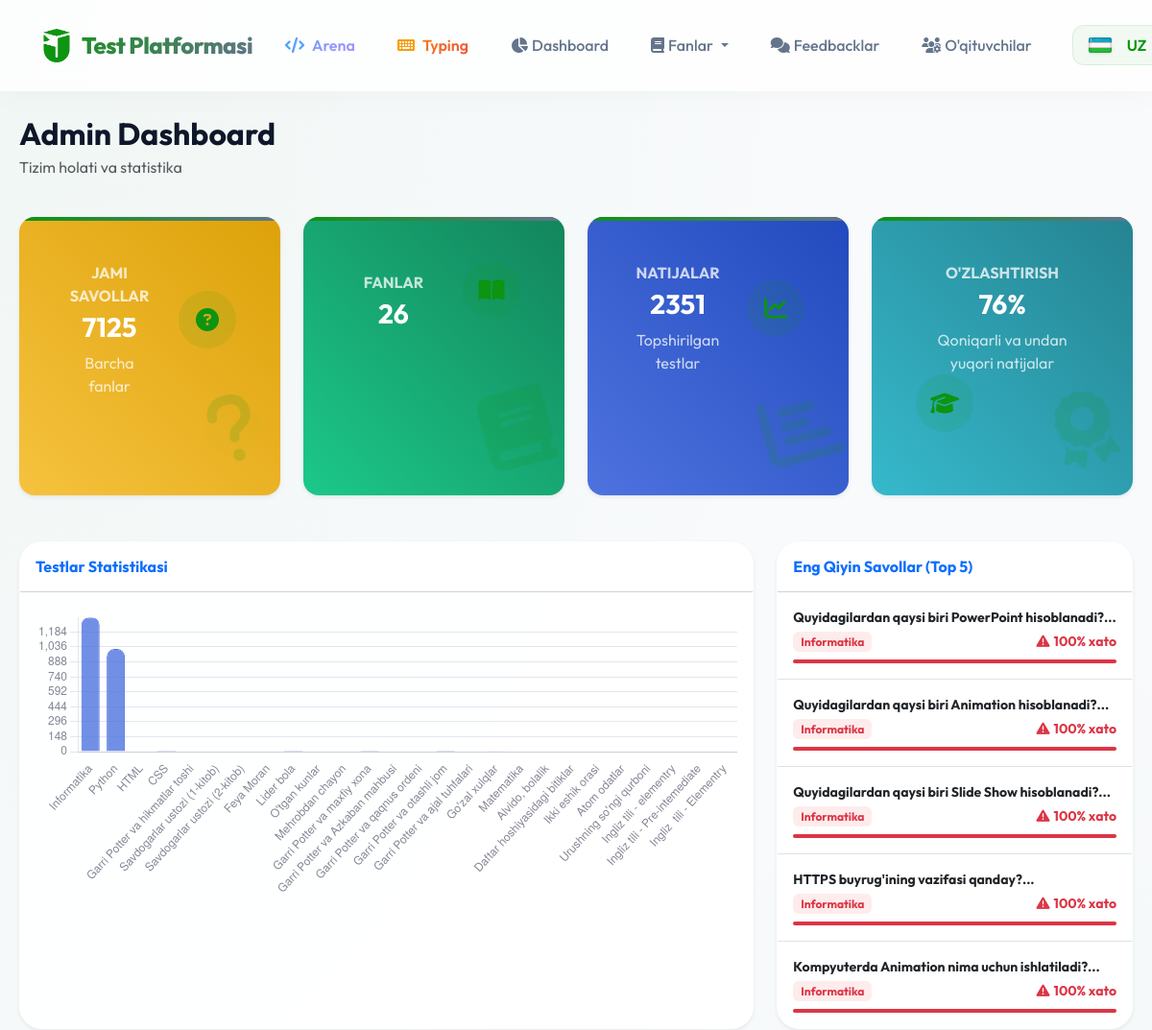
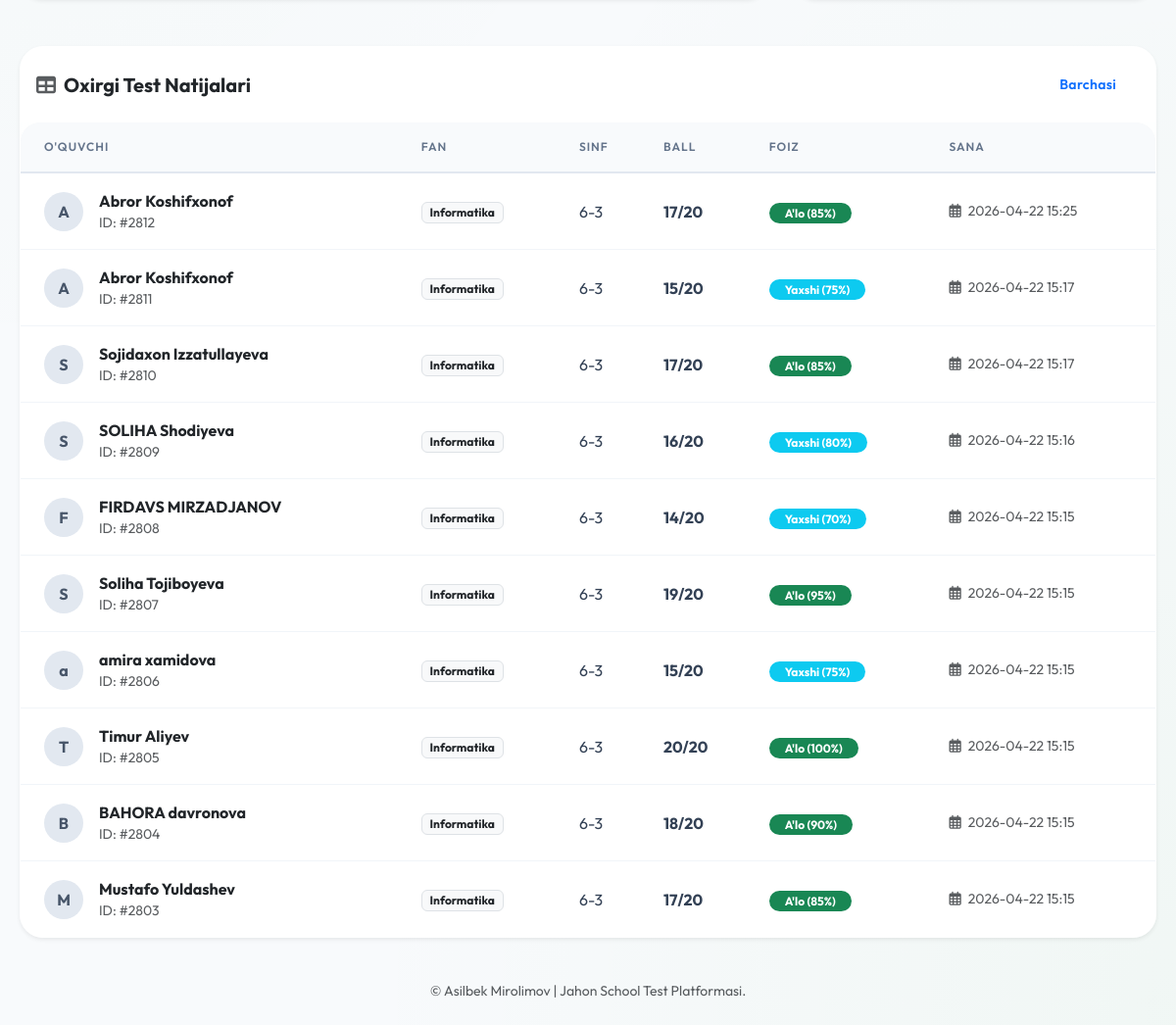
/admin/dashboard (signed in), run on an earlier commit of the app's database (2 pictures, top to bottom).
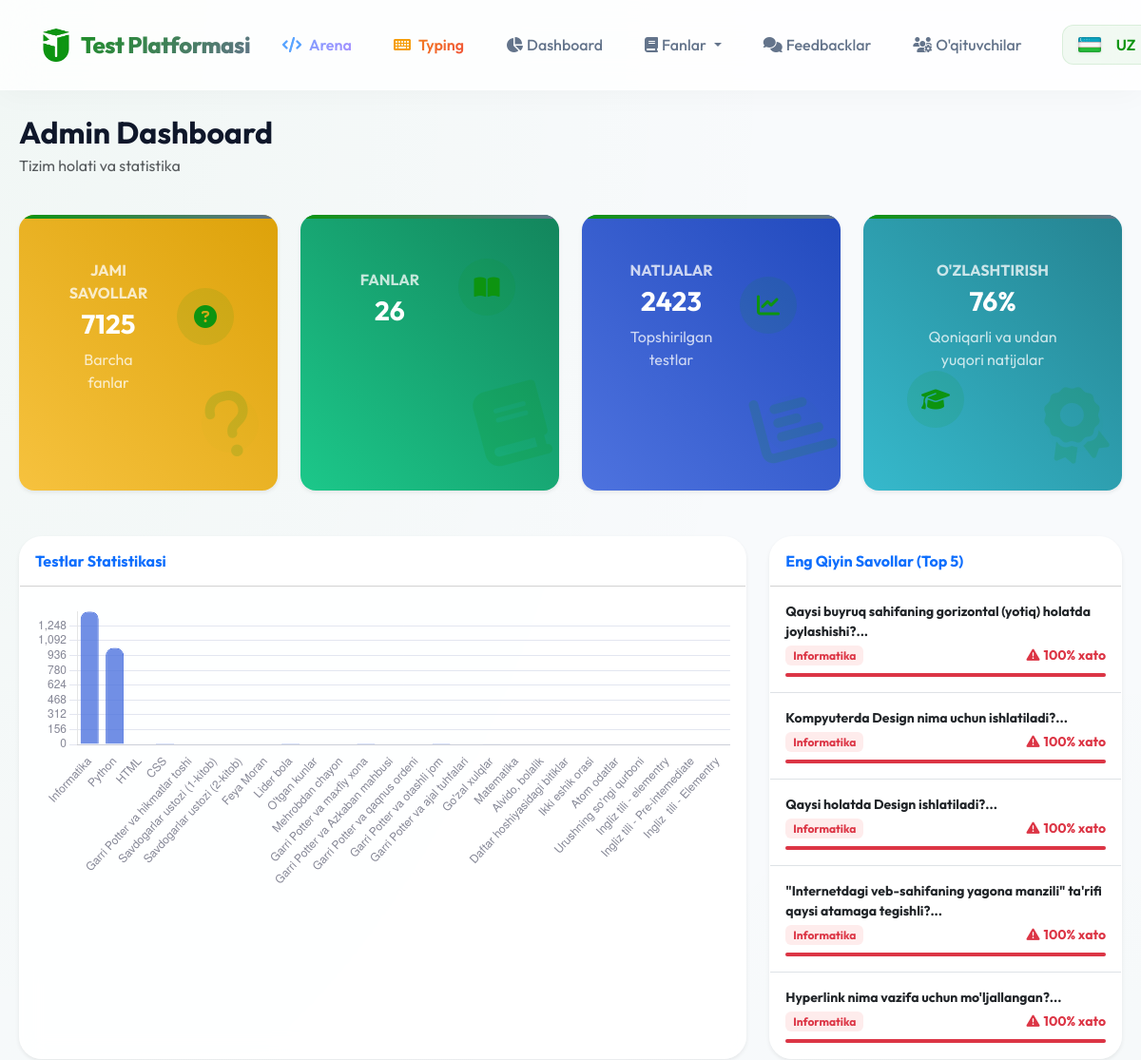
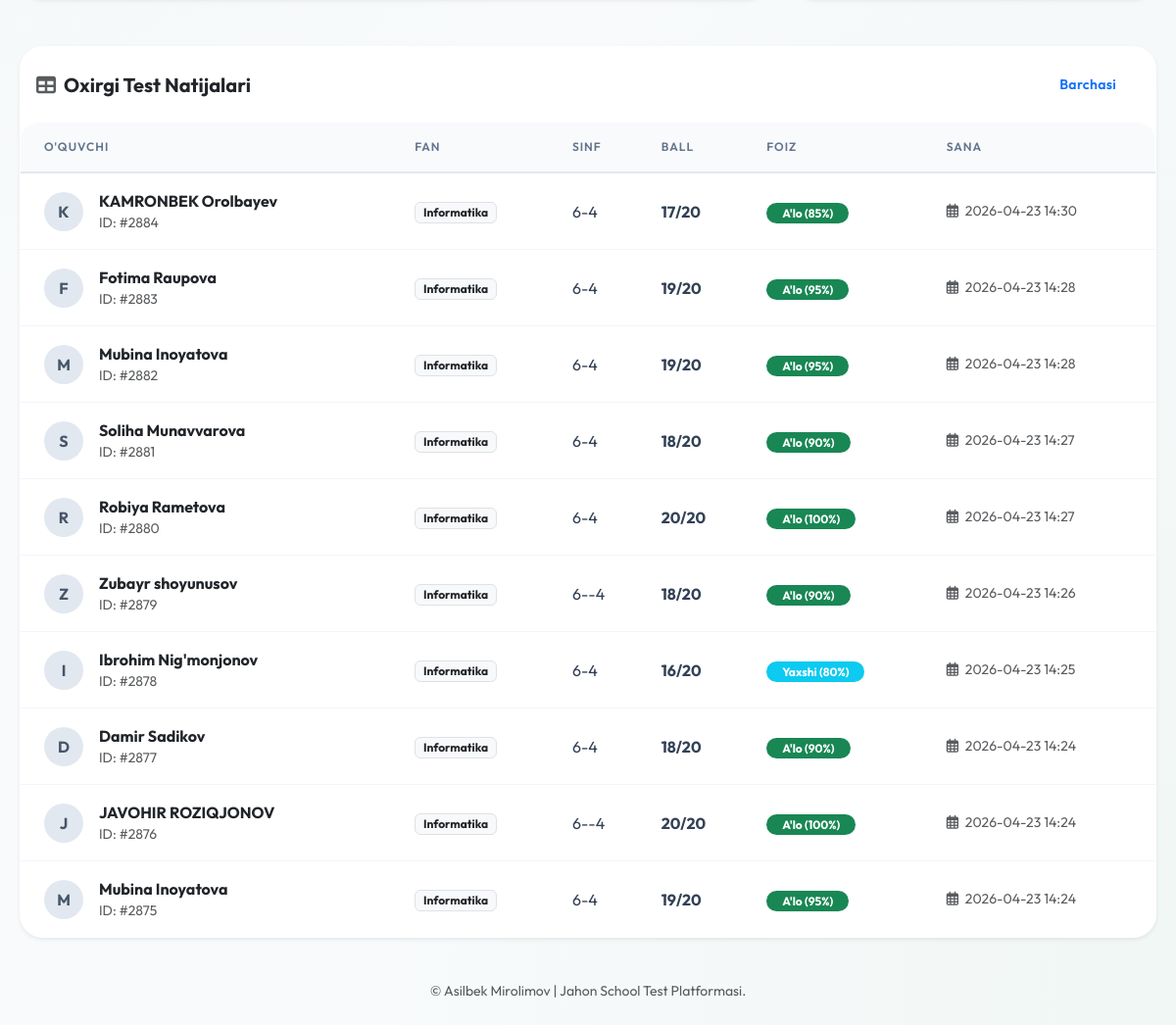
And on a later commit of the database (2 pictures, top to bottom).
### models.py (models this page shows)
class Subject(db.Model):
    id = db.Column(db.Integer, primary_key=True)
    name = db.Column(db.String(50), nullable=False)
    name_ru = db.Column(db.String(50))
    name_en = db.Column(db.String(50))
    grades = db.Column(db.String(20), nullable=False)  # e.g. "5,6" or "7,8,9"
    is_protected = db.Column(db.Boolean, default=False)  # Anti-cheat protection
    question_count = db.Column(db.Integer, default=20)
    time_limit = db.Column(db.Integer, default=30)
    show_results = db.Column(db.Boolean, default=True)
    is_visible = db.Column(db.Boolean, default=True)

class TestResult(db.Model):
    id = db.Column(db.Integer, primary_key=True)
    full_name = db.Column(db.String(100), nullable=False)
    grade = db.Column(db.Integer, nullable=False)
    class_number = db.Column(db.String(10), nullable=False)
    quarter = db.Column(db.Integer, nullable=False)
    subject_id = db.Column(db.Integer, db.ForeignKey('subject.id'), nullable=False)
    score = db.Column(db.Integer, nullable=False)
    total_questions = db.Column(db.Integer, default=20)
    percentage = db.Column(db.Float, nullable=False)
    grade_text = db.Column(db.String(20), nullable=False)
    test_date = db.Column(db.DateTime, default=tashkent_now)
    answers_json = db.Column(db.Text)  # JSON format
    control_work_id = db.Column(db.Integer, db.ForeignKey('control_work.id'), nullable=True)
    control_work = db.relationship('ControlWork', backref='results')
    subject = db.relationship('Subject', backref='results')
    __table_args__ = (
        db.Index('ix_result_subject_grade', 'subject_id', 'grade'),
        db.Index('ix_result_date', 'test_date'),
        db.Index('ix_result_quarter', 'quarter'),
    )

### routes/admin.py (the view)
@admin_bp.route('/dashboard')
def dashboard():
    total_questions = Question.query.count()
    subjects = Subject.query.all()
    recent_results = TestResult.query.order_by(TestResult.test_date.desc()).limit(10).all()
    result_stats = TestResult.query.with_entities(TestResult.subject_id, TestResult.percentage).all()
    total_results = len(result_stats)
    for result in recent_results:
        result.grade_info = get_grade_info(result.percentage, result.subject_id)
    passing_results_count = sum(
        1 for subject_id, percentage in result_stats
        if get_grade_info(percentage, subject_id)['level'] != 'fail'
    )
    pass_rate = (passing_results_count / total_results * 100) if total_results > 0 else 0
    subject_stats_raw = db.session.query(
        TestResult.subject_id,
        func.count(TestResult.id)
    ).group_by(TestResult.subject_id).all()
    res_counts_map = {sid: count for sid, count in subject_stats_raw}
    q_counts_raw = db.session.query(
        Question.subject_id, func.count(Question.id)
    ).group_by(Question.subject_id).all()
    q_counts_map = {sid: cnt for sid, cnt in q_counts_raw}
    subject_names = [s.name for s in subjects]
    question_counts = [q_counts_map.get(s.id, 0) for s in subjects]
    result_counts = [res_counts_map.get(s.id, 0) for s in subjects]
    difficult_questions_data = []
    try:
        recent_analytics_results = TestResult.query.order_by(TestResult.test_date.desc()).limit(500).all()
        if recent_analytics_results:
            question_stats = {} # {question_id: {'wrong': 0, 'total': 0}}
            all_q_ids_set = set()
            for r in recent_analytics_results:
                try:
                    answers = json.loads(r.answers_json or '{}')
                    if not isinstance(answers, dict): continue
                    for q_id, user_ans in answers.items():
                        try:
                            q_id_int = int(q_id)
                            if q_id_int not in question_stats:
                                question_stats[q_id_int] = {'wrong': 0, 'total': 0}
                            question_stats[q_id_int]['total'] += 1
                            all_q_ids_set.add(q_id_int)
                        except (ValueError, TypeError): continue
                except Exception:
                    continue
            if all_q_ids_set:
                all_q_ids = list(all_q_ids_set)
                questions_db = {}
                chunk_size = 500
                for i in range(0, len(all_q_ids), chunk_size):
                    chunk = all_q_ids[i:i + chunk_size]
                    qs = Question.query.filter(Question.id.in_(chunk)).all()
                    for q in qs:
                        questions_db[q.id] = q
                for r in recent_analytics_results:
                    try:
                        answers = json.loads(r.answers_json or '{}')
                        if not isinstance(answers, dict): continue
                        for q_id, user_ans in answers.items():
                            try:
                                q_id_int = int(q_id)
                                q_obj = questions_db.get(q_id_int)
                                if q_obj and user_ans != q_obj.correct_answer:
                                    question_stats[q_id_int]['wrong'] += 1
                            except Exception:
                                continue
                    except Exception:
                        continue
                for q_id, stats in question_stats.items():
                    if stats['total'] > 3: # Lower threshold for limited sample
                        stats['fail_rate'] = (stats['wrong'] / stats['total']) * 100
                        q_obj = questions_db.get(q_id)
                        if q_obj:
                            difficult_questions_data.append({
                                'text': q_obj.question_text[:100] + '...',
                                'fail_rate': stats['fail_rate'],
                                'wrong_count': stats['wrong'],
                                'total_count': stats['total'],
                                'subject': q_obj.subject.name if q_obj.subject else _('Noma\'lum')
                            })
                difficult_questions_data = sorted(difficult_questions_data, key=lambda x: x['fail_rate'], reverse=True)[:5]
    except Exception as e:
        from flask import current_app
        current_app.logger.warning("Dashboard analytics xato: %s", e)
        difficult_questions_data = []
    return render_template('admin_dashboard.html',
                         total_questions=total_questions,
                         total_results=total_results,
                         subjects=subjects,
                         recent_results=recent_results,
                         subject_names=subject_names,
                         question_counts=question_counts,
                         result_counts=result_counts,
                         pass_rate=pass_rate,
                         difficult_questions=difficult_questions_data)

### templates/admin_dashboard.html (shortened to what the changed rows need)
{% extends "base.html" %}
{% block content %}
<div class="container-fluid px-0">
    <div class="row mb-4">
        <div class="col-12">
            <h2 class="fw-bold mb-1">{{ _('Admin Dashboard') }}</h2>
        </div>
    </div>
    <div class="row mb-4">
        <div class="col-xl-3 col-md-6 mb-4">
            <div class="card stat-card bg-gradient-primary h-100 shadow-sm">
                <div class="card-body">
                    <div class="row align-items-center">
                        <div class="col mr-2">
                            <div class="text-xs fw-bold text-uppercase mb-1 opacity-75">{{ _('Natijalar') }}</div>
                            <div class="h3 mb-0 fw-bold">{{ total_results }}</div>
                            <div class="mt-2 text-xs opacity-75">{{ _('Topshirilgan testlar') }}</div>
                        </div>
                    </div>
                </div>
            </div>
        </div>
    </div>
    <div class="row mb-4">
        <div class="col-lg-8 mb-4">
            <div class="card shadow-sm h-100">
                <div class="card-body">
                    <div class="chart-container">
                        <canvas id="barChart"></canvas>
                    </div>
                </div>
            </div>
        </div>
        <div class="col-lg-4 mb-4">
            <div class="card shadow-sm h-100">
                <div class="card-body p-0">
                    <ul class="list-group list-group-flush">
                        {% for dq in difficult_questions %}
                        <li class="list-group-item py-3">
                            <div class="small fw-bold text-dark mb-1">{{ dq.text }}</div>
                            <div class="d-flex justify-content-between align-items-center">
                                <span class="badge bg-soft-danger text-danger border-0 small">{{ dq.subject }}</span>
                                <span class="text-danger small fw-bold"><i
                                        class="fas fa-exclamation-triangle me-1"></i>{{ "%.0f"|format(dq.fail_rate) }}%
                                    xato</span>
                            </div>
                            <div class="progress mt-2" style="height: 4px;">
                                <div class="progress-bar bg-danger" style="width: {{ dq.fail_rate }}%"></div>
                            </div>
                        </li>
                        {% else %}
                        <li class="list-group-item text-center py-4 text-muted small">
                            {{ _('Ma\'lumotlar yetarli emas') }}
                        </li>
                        {% endfor %}
                    </ul>
                </div>
            </div>
        </div>
    </div>
    <div class="row">
        <div class="col-12">
            <div class="card shadow-sm">
                <div class="table-responsive">
                    <table class="table table-hover table-custom align-middle mb-0">
                        <thead class="bg-light text-muted">
                            <tr>
                                <th class="ps-4">{{ _('O\'quvchi') }}</th>
                                <th>{{ _('Fan') }}</th>
                                <th>{{ _('Sinf') }}</th>
                                <th>{{ _('Ball') }}</th>
                                <th>{{ _('Foiz') }}</th>
                                <th>{{ _('Sana') }}</th>
                            </tr>
                        </thead>
                        <tbody>
                            {% for result in recent_results %}
                            <tr>
                                <td class="ps-4">
                                    <div class="d-flex align-items-center">
                                        <div class="avatar-circle me-3">
                                            {{ result.full_name[:1] }}
                                        </div>
                                        <div>
                                            <div class="fw-bold text-dark">{{ result.full_name }}</div>
                                            <div class="small text-muted">ID: #{{ result.id }}</div>
                                        </div>
                                    </div>
                                </td>
                                <td><span class="badge bg-light text-dark border">{{ result.subject.name }}</span></td>
                                <td>{{ result.grade }}-{{ result.class_number }}</td>
                                <td>
                                    <span class="fw-bold">{{ result.score }}/{{ result.total_questions }}</span>
                                </td>
                                <td>
                                    <span class="badge {{ result.grade_info.badge_class }} rounded-pill px-3">
                                        {{ result.grade_info.short_label }} ({{ "%.0f"|format(result.percentage) }}%)
                                    </span>
                                </td>
                                <td class="text-muted small">
                                    <i class="far fa-calendar-alt me-1"></i> {{ result.test_date | tashkent('%Y-%m-%d %H:%M') }}
                                </td>
                            </tr>
                            {% else %}
                            <tr>
                                <td colspan="6" class="text-center py-5 text-muted">{{ _('Hozircha natijalar mavjud
                                    emas') }}</td>
                            </tr>
                            {% endfor %}
                        </tbody>
                    </table>
                </div>
            </div>
        </div>
    </div>
</div>
{% endblock %}
{% block extra_js %}
<script>
    document.addEventListener("DOMContentLoaded", function () {
        const subjects = {{ subject_names | tojson
    }};
    const resultCounts = {{ result_counts | tojson }};
    const ctxBar = document.getElementById('barChart').getContext('2d');
    new Chart(ctxBar, {
        type: 'bar',
        data: {
            labels: subjects,
            datasets: [{
                label: '{{ _("Topshirilgan Testlar") }}',
                data: resultCounts,
                backgroundColor: 'rgba(78, 115, 223, 0.8)',
                hoverBackgroundColor: '#2e59d9',
                borderColor: '#4e73df',
                borderWidth: 1,
                borderRadius: 8
            }]
        },
        options: {
            maintainAspectRatio: false,
            responsive: true,
            plugins: {
                legend: { display: false },
                tooltip: {
                    backgroundColor: 'rgba(0,0,0,0.8)',
                    padding: 12,
                    cornerRadius: 8
                }
            },
            scales: {
                y: {
                    beginAtZero: true,
                    ticks: { stepSize: 1, color: '#858796' },
                    grid: { borderDash: [2], drawBorder: false, color: '#e3e6f0' }
                },
                x: {
                    ticks: { color: '#858796' },
                    grid: { display: false, drawBorder: false }
                }
            }
        }
    });
    });
</script>
{% endblock %}

What changed in the data, as far as the page shows it:
no longer on this page (row unchanged): TestResult: full_name "A", full_name "Abror Koshifxonof", id "2812", subject.name "Informatika", grade "6", class_number "3", score "17", total_questions "20", grade_info.short_label "A'lo", percentage "85", test_date|tashkent "2026-04-22 15:25"
no longer on this page (row unchanged): TestResult: full_name "A", full_name "Abror Koshifxonof", id "2811", subject.name "Informatika", grade "6", class_number "3", score "15", total_questions "20", grade_info.short_label "Yaxshi", percentage "75", test_date|tashkent "2026-04-22 15:17"
no longer on this page (row unchanged): TestResult: full_name "S", full_name "Sojidaxon Izzatullayeva", id "2810", subject.name "Informatika", grade "6", class_number "3", score "17", total_questions "20", grade_info.short_label "A'lo", percentage "85", test_date|tashkent "2026-04-22 15:17"
no longer on this page (row unchanged): TestResult: full_name "S", full_name "SOLIHA Shodiyeva", id "2809", subject.name "Informatika", grade "6", class_number "3", score "16", total_questions "20", grade_info.short_label "Yaxshi", percentage "80", test_date|tashkent "2026-04-22 15:16"
no longer on this page (row unchanged): TestResult: full_name "F", full_name "FIRDAVS MIRZADJANOV", id "2808", subject.name "Informatika", grade "6", class_number "3", score "14", total_questions "20", grade_info.short_label "Yaxshi", percentage "70", test_date|tashkent "2026-04-22 15:15"
no longer on this page (row unchanged): TestResult: full_name "S", full_name "Soliha Tojiboyeva", id "2807", subject.name "Informatika", grade "6", class_number "3", score "19", total_questions "20", grade_info.short_label "A'lo", percentage "95", test_date|tashkent "2026-04-22 15:15"
no longer on this page (row unchanged): TestResult: full_name "a", full_name "amira xamidova", id "2806", subject.name "Informatika", grade "6", class_number "3", score "15", total_questions "20", grade_info.short_label "Yaxshi", percentage "75", test_date|tashkent "2026-04-22 15:15"
no longer on this page (row unchanged): TestResult: full_name "T", full_name "Timur Aliyev", id "2805", subject.name "Informatika", grade "6", class_number "3", score "20", total_questions "20", grade_info.short_label "A'lo", percentage "100", test_date|tashkent "2026-04-22 15:15"
no longer on this page (row unchanged): TestResult: full_name "B", full_name "BAHORA davronova", id "2804", subject.name "Informatika", grade "6", class_number "3", score "18", total_questions "20", grade_info.short_label "A'lo", percentage "90", test_date|tashkent "2026-04-22 15:15"
no longer on this page (row unchanged): TestResult: full_name "M", full_name "Mustafo Yuldashev", id "2803", subject.name "Informatika", grade "6", class_number "3", score "17", total_questions "20", grade_info.short_label "A'lo", percentage "85", test_date|tashkent "2026-04-22 15:15"
computed for Subject "Informatika": text "Quyidagilardan qaysi biri PowerPoint hisoblanadi?..." → "Qaysi buyruq sahifaning gorizontal (yotiq) holatda joylashishi?..."; text "Quyidagilardan qaysi biri Animation hisoblanadi?..." → "Kompyuterda Design nima uchun ishlatiladi?..."; text "Quyidagilardan qaysi biri Slide Show hisoblanadi?..." → "Qaysi holatda Design ishlatiladi?..."; text "HTTPS buyrug'ining vazifasi qanday?..." → "\"Internetdagi veb-sahifaning yagona manzili\" ta'rifi qaysi atamaga tegishli?..."; text "Kompyuterda Animation nima uchun ishlatiladi?..." → "Hyperlink nima vazifa uchun mo'ljallangan?..."
added TestResult: full_name "K", full_name "KAMRONBEK Orolbayev", id "2884", subject.name "Informatika", grade "6", class_number "4", score "17", total_questions "20", grade_info.short_label "A'lo", percentage "85", test_date|tashkent "2026-04-23 14:30"
added TestResult: full_name "F", full_name "Fotima Raupova", id "2883", subject.name "Informatika", grade "6", class_number "4", score "19", total_questions "20", grade_info.short_label "A'lo", percentage "95", test_date|tashkent "2026-04-23 14:28"
added TestResult: full_name "M", full_name "Mubina Inoyatova", id "2882", subject.name "Informatika", grade "6", class_number "4", score "19", total_questions "20", grade_info.short_label "A'lo", percentage "95", test_date|tashkent "2026-04-23 14:28"
added TestResult: full_name "S", full_name "Soliha Munavvarova", id "2881", subject.name "Informatika", grade "6", class_number "4", score "18", total_questions "20", grade_info.short_label "A'lo", percentage "90", test_date|tashkent "2026-04-23 14:27"
added TestResult: full_name "R", full_name "Robiya Rametova", id "2880", subject.name "Informatika", grade "6", class_number "4", score "20", total_questions "20", grade_info.short_label "A'lo", percentage "100", test_date|tashkent "2026-04-23 14:27"
added TestResult: full_name "Z", full_name "Zubayr shoyunusov", id "2879", subject.name "Informatika", grade "6", class_number "-4", score "18", total_questions "20", grade_info.short_label "A'lo", percentage "90", test_date|tashkent "2026-04-23 14:26"
added TestResult: full_name "I", full_name "Ibrohim Nig'monjonov", id "2878", subject.name "Informatika", grade "6", class_number "4", score "16", total_questions "20", grade_info.short_label "Yaxshi", percentage "80", test_date|tashkent "2026-04-23 14:25"
added TestResult: full_name "D", full_name "Damir Sadikov", id "2877", subject.name "Informatika", grade "6", class_number "4", score "18", total_questions "20", grade_info.short_label "A'lo", percentage "90", test_date|tashkent "2026-04-23 14:24"
added TestResult: full_name "J", full_name "JAVOHIR ROZIQJONOV", id "2876", subject.name "Informatika", grade "6", class_number "-4", score "20", total_questions "20", grade_info.short_label "A'lo", percentage "100", test_date|tashkent "2026-04-23 14:24"
added TestResult: full_name "M", full_name "Mubina Inoyatova", id "2875", subject.name "Informatika", grade "6", class_number "4", score "19", total_questions "20", grade_info.short_label "A'lo", percentage "95", test_date|tashkent "2026-04-23 14:24"
Also different on the page:
{{ total_results }}: "2351" → "2423"
chart data {{ result_counts | tojson }}: [1328, 1016, 0, 1, 0, 0, 0, 0, 1, 0, 0, 1, 0, 0, 1, 0, 3, 0, 0, 0, 0, 0, 0, 0, 0, 0] → [1400, 1016, 0, 1, 0, 0, 0, 0, 1, 0, 0, 1, 0, 0, 1, 0, 3, 0, 0, 0, 0, 0, 0, 0, 0, 0]
